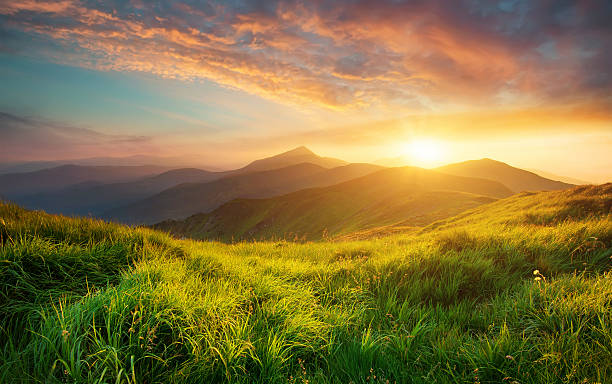
#> input picture images/sceneary.jpg, 612 x 384 px, found by its file name
$ jupyter execute negative-image.ipynb
#> lines starting #> are read from the running program, lines starting #| are printed output that depends on the picture
## Negative Transformation of Image

[cell 1]
import cv2
import numpy as np
import matplotlib.pyplot as plt

[cell 2]
# image = cv2.imread('../5.3.01.jpg')
image = cv2.imread('../sceneary.jpg')
#> image is the input picture: shape (384, 612, 3); mean B, G, R 66.6, 117.5, 134.5

[cell 3]
image

[cell 4]
image.shape
#> Out = (384, 612, 3)

[cell 5]
plt.imshow(image);

[cell 6]
color = ('b', 'g', 'r')

for i, col in enumerate(color):
    histr = cv2.calcHist(images=image, channels=[i], mask=None, histSize=[256], ranges=[0, 256])
    plt.plot(histr, color = col)
    plt.xlim([0, 256])
plt.show()
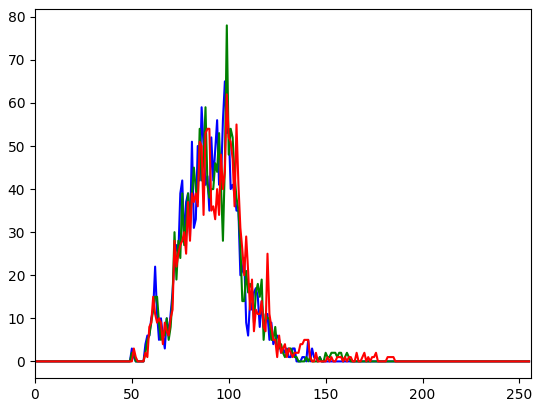
#> figure drawn by matplotlib, 1 panel; curve peaks at x = 98, y = 65; curve peaks at x = 99, y = 78; curve peaks at x = 99, y = 62

Taking negative of image

[cell 7]
negative_image = 255 - image
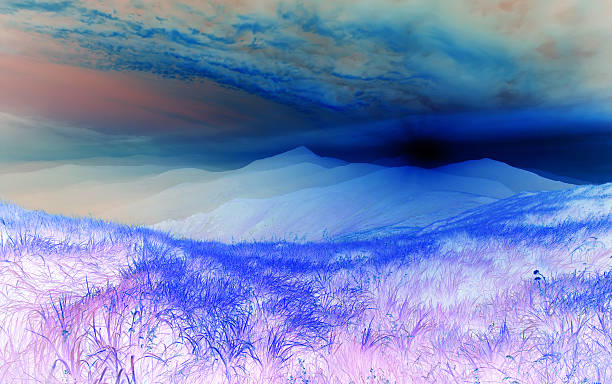
#> negative_image: shape (384, 612, 3); mean B, G, R 188.4, 137.5, 120.5
# negative_image = 1 - image

[cell 8]
plt.imshow(negative_image);

[cell 9]
color = ('b', 'g', 'r')

for i, col in enumerate(color):
    histr = cv2.calcHist(images=negative_image, channels=[i], mask=None, histSize=[256], ranges=[0, 256])
    plt.plot(histr, color = col)
    plt.xlim([0, 256])

plt.show()
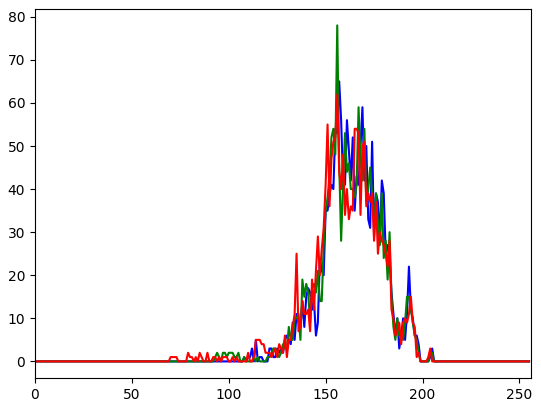
#> figure drawn by matplotlib, 1 panel; curve peaks at x = 157, y = 65; curve peaks at x = 156, y = 78; curve peaks at x = 156, y = 62

[cell 10]
cv2.imwrite('negative_image.png',negative_image)
#> Out = True

$ run again, with images/5.3.01.jpg copied over images/sceneary.jpg
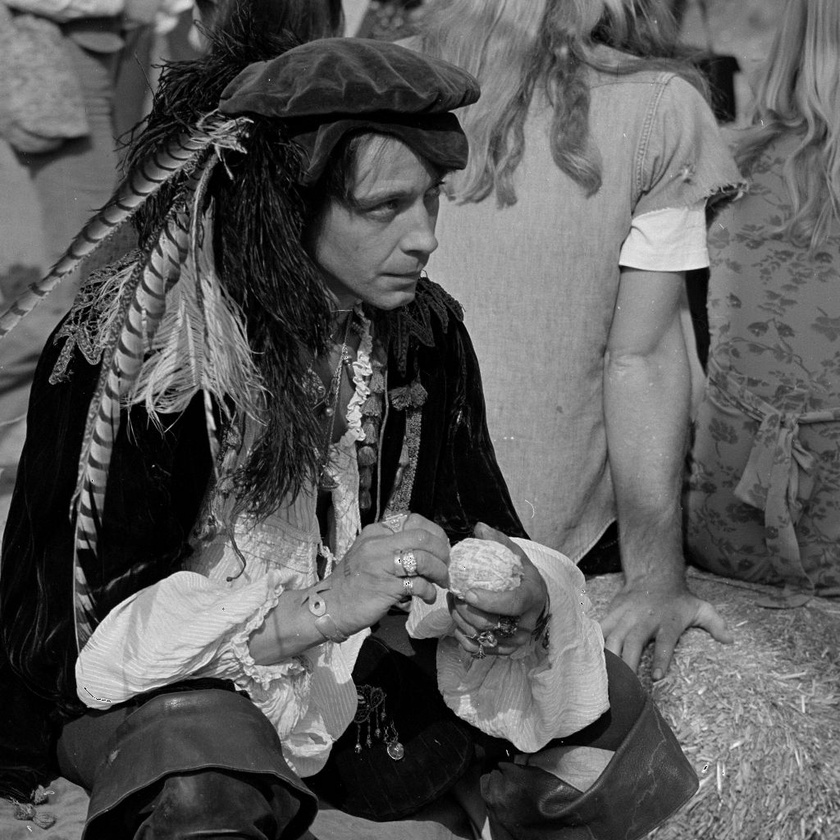
#> input picture images/5.3.01.jpg, 840 x 840 px, shrunk from 1024 x 1024 before the run, found by its file name
#> image is the input picture: shape (840, 840, 3); min 0, max 255, mean 89
#> `negative_image = 255 - image`:
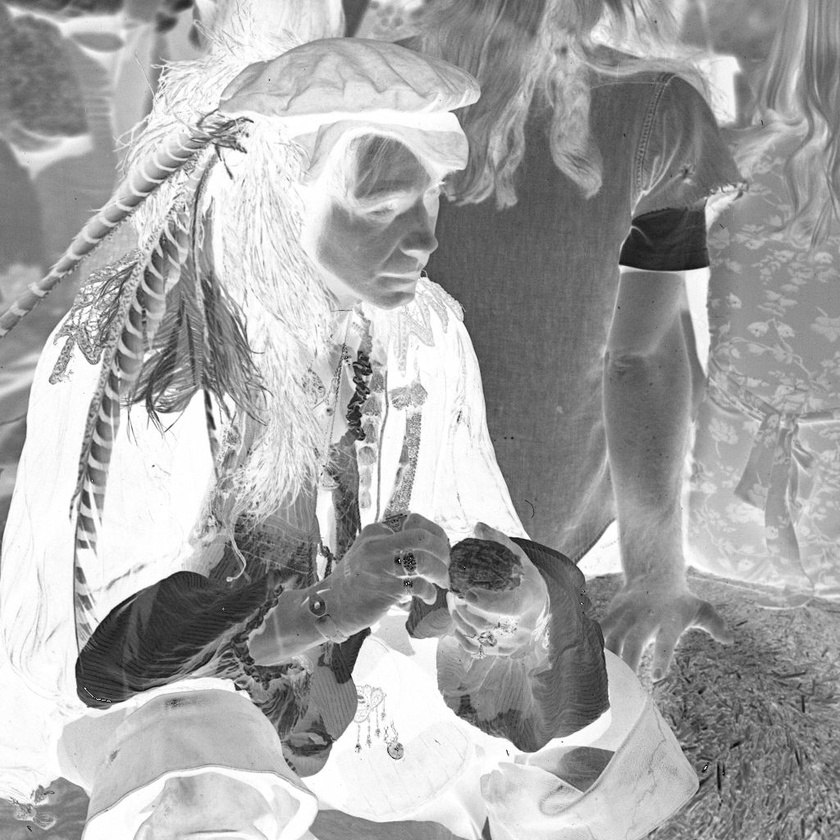
#> negative_image: shape (840, 840, 3); min 0, max 255, mean 166
#> `plt.show()`:
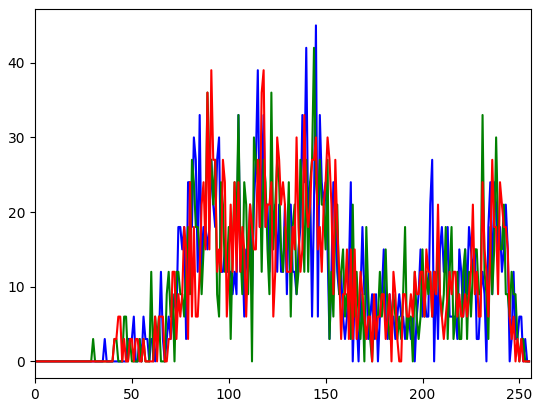
#> figure drawn by matplotlib, 1 panel; curve peaks at x = 145, y = 45; curve peaks at x = 144, y = 42; curve peaks at x = 91, y = 39
#> `cv2.imwrite('negative_image.png',negative_image)`: Out = True

$ run again, with images/board.jpg copied over images/sceneary.jpg
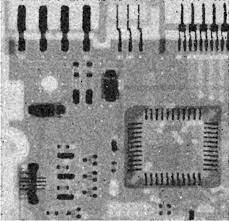
#> input picture images/board.jpg, 229 x 221 px, found by its file name
#> image is the input picture: shape (221, 229, 3); min 0, max 255, mean 143.4
#> `negative_image = 255 - image`:
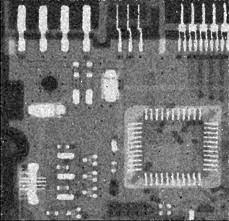
#> negative_image: shape (221, 229, 3); min 0, max 255, mean 111.6
#> `plt.show()`:
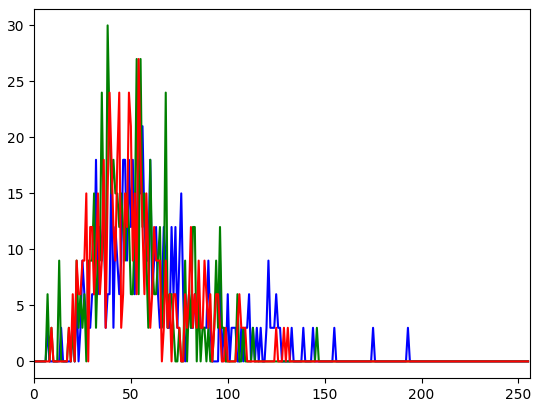
#> figure drawn by matplotlib, 1 panel; curve peaks at x = 56, y = 21; curve peaks at x = 38, y = 30; curve peaks at x = 54, y = 27
#> `cv2.imwrite('negative_image.png',negative_image)`: Out = True
